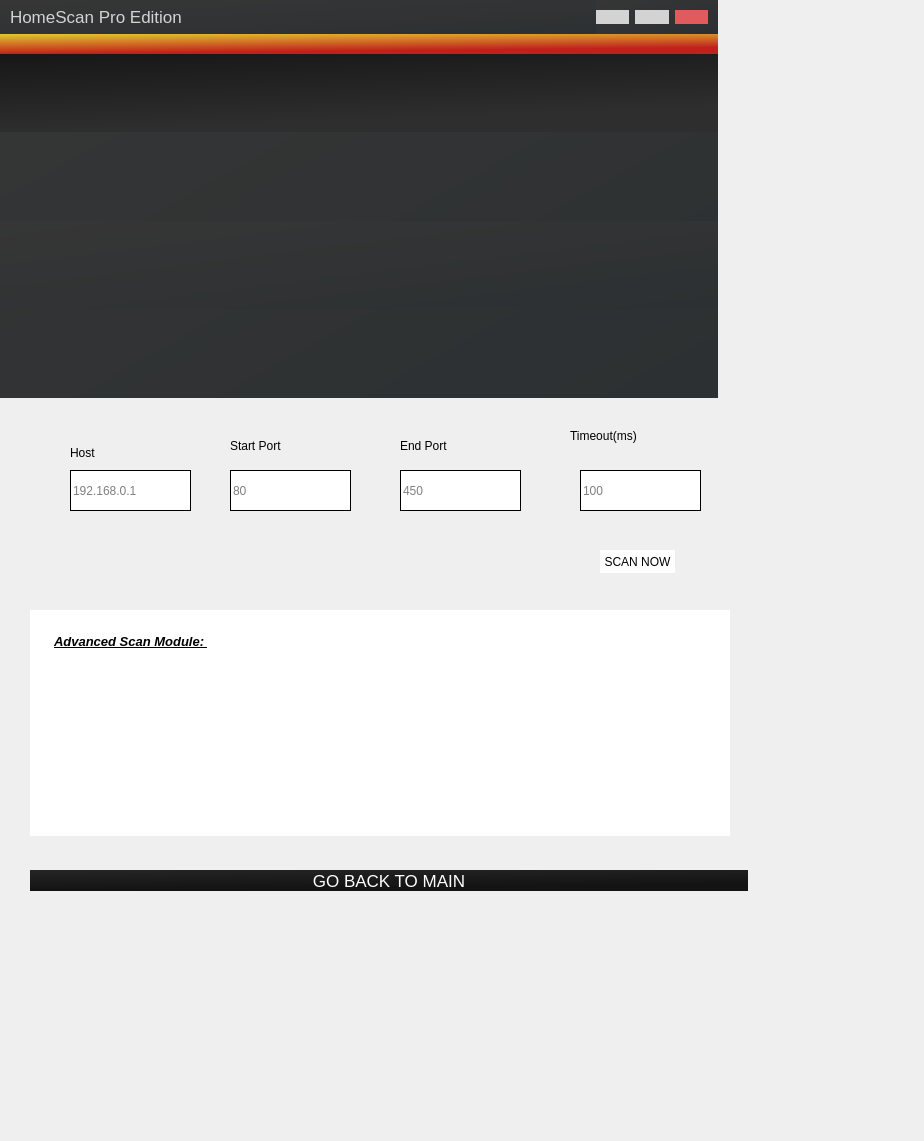
<?xml version="1.0" encoding="UTF-8"?>
<ui version="4.0">
 <class>MainWindow</class>
 <widget class="QMainWindow" name="MainWindow">
  <property name="geometry">
   <rect>
    <x>0</x>
    <y>0</y>
    <width>924</width>
    <height>1141</height>
   </rect>
  </property>
  <property name="windowTitle">
   <string>MainWindow</string>
  </property>
  <property name="styleSheet">
   <string notr="true">border: unset;</string>
  </property>
  <widget class="QWidget" name="app">
   <widget class="QFrame" name="main">
    <property name="geometry">
     <rect>
      <x>0</x>
      <y>0</y>
      <width>718</width>
      <height>398</height>
     </rect>
    </property>
    <property name="styleSheet">
     <string notr="true">background:qlineargradient(spread:pad, x1:0, y1:0, x2:1, y2:1, stop:0 rgba(54, 54, 54, 255), stop:1 rgba(44, 48, 50, 255))</string>
    </property>
    <property name="frameShape">
     <enum>QFrame::StyledPanel</enum>
    </property>
    <property name="frameShadow">
     <enum>QFrame::Raised</enum>
    </property>
    <layout class="QVBoxLayout" name="verticalLayout">
     <property name="spacing">
      <number>0</number>
     </property>
     <property name="leftMargin">
      <number>0</number>
     </property>
     <property name="topMargin">
      <number>0</number>
     </property>
     <property name="rightMargin">
      <number>0</number>
     </property>
     <property name="bottomMargin">
      <number>0</number>
     </property>
     <item>
      <widget class="QFrame" name="name_and_tabs">
       <property name="enabled">
        <bool>true</bool>
       </property>
       <property name="maximumSize">
        <size>
         <width>16777215</width>
         <height>34</height>
        </size>
       </property>
       <property name="styleSheet">
        <string notr="true"/>
       </property>
       <property name="frameShape">
        <enum>QFrame::StyledPanel</enum>
       </property>
       <property name="frameShadow">
        <enum>QFrame::Raised</enum>
       </property>
       <layout class="QHBoxLayout" name="horizontalLayout_7">
        <property name="leftMargin">
         <number>0</number>
        </property>
        <property name="topMargin">
         <number>0</number>
        </property>
        <property name="rightMargin">
         <number>0</number>
        </property>
        <property name="bottomMargin">
         <number>0</number>
        </property>
        <item>
         <layout class="QHBoxLayout" name="horizontalLayout_3">
          <property name="leftMargin">
           <number>10</number>
          </property>
          <property name="rightMargin">
           <number>10</number>
          </property>
          <property name="bottomMargin">
           <number>0</number>
          </property>
          <item>
           <widget class="QLabel" name="label">
            <property name="styleSheet">
             <string notr="true">border:none;background: none;
color:lightgray;
font-size:17px;</string>
            </property>
            <property name="text">
             <string>HomeScan Pro Edition</string>
            </property>
           </widget>
          </item>
          <item>
           <widget class="QFrame" name="frame_12">
            <property name="minimumSize">
             <size>
              <width>30</width>
              <height>0</height>
             </size>
            </property>
            <property name="maximumSize">
             <size>
              <width>112</width>
              <height>16777215</height>
             </size>
            </property>
            <property name="frameShape">
             <enum>QFrame::StyledPanel</enum>
            </property>
            <property name="frameShadow">
             <enum>QFrame::Raised</enum>
            </property>
            <layout class="QHBoxLayout" name="horizontalLayout_9">
             <property name="leftMargin">
              <number>0</number>
             </property>
             <property name="topMargin">
              <number>0</number>
             </property>
             <property name="rightMargin">
              <number>0</number>
             </property>
             <property name="bottomMargin">
              <number>0</number>
             </property>
             <item>
              <widget class="QPushButton" name="min">
               <property name="styleSheet">
                <string notr="true">background-color: lightgray;
border: none;
top:0;border-radius: 0;
width:30px;</string>
               </property>
               <property name="text">
                <string/>
               </property>
               <property name="icon">
                <iconset>
                 <normaloff>assets/minus.svg</normaloff>assets/minus.svg</iconset>
               </property>
              </widget>
             </item>
             <item>
              <widget class="QPushButton" name="full">
               <property name="styleSheet">
                <string notr="true">background-color: lightgray;
border: none;
top:0;border-radius: 0;</string>
               </property>
               <property name="text">
                <string/>
               </property>
               <property name="icon">
                <iconset>
                 <normaloff>assets/square.svg</normaloff>assets/square.svg</iconset>
               </property>
              </widget>
             </item>
             <item>
              <widget class="QPushButton" name="exit">
               <property name="styleSheet">
                <string notr="true">background-color: #e15b5d;
border: none;
top:0;border-radius: 0;
margin-top:0px;</string>
               </property>
               <property name="text">
                <string/>
               </property>
               <property name="icon">
                <iconset>
                 <normaloff>assets/x.svg</normaloff>assets/x.svg</iconset>
               </property>
              </widget>
             </item>
            </layout>
           </widget>
          </item>
         </layout>
        </item>
       </layout>
      </widget>
     </item>
     <item>
      <widget class="QFrame" name="color_bar">
       <property name="minimumSize">
        <size>
         <width>0</width>
         <height>20</height>
        </size>
       </property>
       <property name="maximumSize">
        <size>
         <width>16777215</width>
         <height>20</height>
        </size>
       </property>
       <property name="styleSheet">
        <string notr="true">background-color: qlineargradient(spread:pad, x1:0, y1:0, x2:0.306, y2:0.909091, stop:0.00568182 rgba(227, 198, 43, 255), stop:1 rgba(191, 32, 32, 255))</string>
       </property>
       <property name="frameShape">
        <enum>QFrame::StyledPanel</enum>
       </property>
       <property name="frameShadow">
        <enum>QFrame::Raised</enum>
       </property>
      </widget>
     </item>
     <item>
      <widget class="QFrame" name="logo_menu">
       <property name="maximumSize">
        <size>
         <width>16777215</width>
         <height>78</height>
        </size>
       </property>
       <property name="styleSheet">
        <string notr="true">background: qlineargradient(spread:pad, x1:0, y1:0, x2:0.306, y2:0.909091, stop:0 rgba(23, 23, 23, 255), stop:1 rgba(46, 46, 46, 255));</string>
       </property>
       <property name="frameShape">
        <enum>QFrame::StyledPanel</enum>
       </property>
       <property name="frameShadow">
        <enum>QFrame::Raised</enum>
       </property>
       <layout class="QHBoxLayout" name="horizontalLayout_4">
        <item>
         <widget class="QLabel" name="label_2">
          <property name="maximumSize">
           <size>
            <width>331</width>
            <height>61</height>
           </size>
          </property>
          <property name="styleSheet">
           <string notr="true">background:none;</string>
          </property>
          <property name="text">
           <string/>
          </property>
          <property name="pixmap">
           <pixmap>assets/logo.png</pixmap>
          </property>
          <property name="scaledContents">
           <bool>true</bool>
          </property>
         </widget>
        </item>
       </layout>
      </widget>
     </item>
     <item>
      <widget class="QLabel" name="label_7">
       <property name="styleSheet">
        <string notr="true">color: white;
border: 20px;
top:0;
border: none;
background: none;
font-size: 19px;</string>
       </property>
       <property name="text">
        <string/>
       </property>
       <property name="pixmap">
        <pixmap>assets/qt.png</pixmap>
       </property>
      </widget>
     </item>
     <item>
      <widget class="QFrame" name="frame">
       <property name="frameShape">
        <enum>QFrame::StyledPanel</enum>
       </property>
       <property name="frameShadow">
        <enum>QFrame::Raised</enum>
       </property>
       <layout class="QHBoxLayout" name="horizontalLayout_10"/>
      </widget>
     </item>
     <item alignment="Qt::AlignBottom">
      <widget class="QFrame" name="footer">
       <property name="styleSheet">
        <string notr="true">background:none;
border:none;</string>
       </property>
       <property name="frameShape">
        <enum>QFrame::StyledPanel</enum>
       </property>
       <property name="frameShadow">
        <enum>QFrame::Raised</enum>
       </property>
       <layout class="QVBoxLayout" name="verticalLayout_6">
        <item alignment="Qt::AlignHCenter|Qt::AlignBottom">
         <widget class="QFrame" name="frame_9">
          <property name="minimumSize">
           <size>
            <width>700</width>
            <height>0</height>
           </size>
          </property>
          <property name="maximumSize">
           <size>
            <width>728</width>
            <height>16777215</height>
           </size>
          </property>
          <property name="styleSheet">
           <string notr="true">background: none;
border:none;</string>
          </property>
          <property name="frameShape">
           <enum>QFrame::StyledPanel</enum>
          </property>
          <property name="frameShadow">
           <enum>QFrame::Raised</enum>
          </property>
          <layout class="QVBoxLayout" name="verticalLayout_7">
           <property name="leftMargin">
            <number>0</number>
           </property>
           <property name="topMargin">
            <number>0</number>
           </property>
           <property name="rightMargin">
            <number>0</number>
           </property>
           <property name="bottomMargin">
            <number>0</number>
           </property>
          </layout>
         </widget>
        </item>
       </layout>
      </widget>
     </item>
    </layout>
   </widget>
   <widget class="QLabel" name="label_3">
    <property name="geometry">
     <rect>
      <x>70</x>
      <y>437</y>
      <width>121</width>
      <height>31</height>
     </rect>
    </property>
    <property name="styleSheet">
     <string notr="true"/>
    </property>
    <property name="text">
     <string>Host</string>
    </property>
   </widget>
   <widget class="QLineEdit" name="lineEdit">
    <property name="geometry">
     <rect>
      <x>70</x>
      <y>470</y>
      <width>121</width>
      <height>41</height>
     </rect>
    </property>
    <property name="styleSheet">
     <string notr="true">background:white;
border: 1px solid black;</string>
    </property>
    <property name="placeholderText">
     <string>192.168.0.1</string>
    </property>
   </widget>
   <widget class="QLineEdit" name="lineEdit_2">
    <property name="geometry">
     <rect>
      <x>230</x>
      <y>470</y>
      <width>121</width>
      <height>41</height>
     </rect>
    </property>
    <property name="styleSheet">
     <string notr="true">background:white;
border: 1px solid black;</string>
    </property>
    <property name="placeholderText">
     <string>80</string>
    </property>
   </widget>
   <widget class="QLineEdit" name="lineEdit_3">
    <property name="geometry">
     <rect>
      <x>400</x>
      <y>470</y>
      <width>121</width>
      <height>41</height>
     </rect>
    </property>
    <property name="styleSheet">
     <string notr="true">background:white;
border: 1px solid black;</string>
    </property>
    <property name="placeholderText">
     <string>450</string>
    </property>
   </widget>
   <widget class="QLineEdit" name="lineEdit_4">
    <property name="geometry">
     <rect>
      <x>580</x>
      <y>470</y>
      <width>121</width>
      <height>41</height>
     </rect>
    </property>
    <property name="styleSheet">
     <string notr="true">background:white;
border: 1px solid black;</string>
    </property>
    <property name="placeholderText">
     <string>100</string>
    </property>
   </widget>
   <widget class="QLabel" name="label_4">
    <property name="geometry">
     <rect>
      <x>230</x>
      <y>430</y>
      <width>121</width>
      <height>31</height>
     </rect>
    </property>
    <property name="styleSheet">
     <string notr="true"/>
    </property>
    <property name="text">
     <string>Start Port</string>
    </property>
   </widget>
   <widget class="QLabel" name="label_6">
    <property name="geometry">
     <rect>
      <x>400</x>
      <y>430</y>
      <width>121</width>
      <height>31</height>
     </rect>
    </property>
    <property name="styleSheet">
     <string notr="true"/>
    </property>
    <property name="text">
     <string>End Port</string>
    </property>
   </widget>
   <widget class="QLabel" name="label_8">
    <property name="geometry">
     <rect>
      <x>570</x>
      <y>420</y>
      <width>121</width>
      <height>31</height>
     </rect>
    </property>
    <property name="styleSheet">
     <string notr="true"/>
    </property>
    <property name="text">
     <string>Timeout(ms)</string>
    </property>
   </widget>
   <widget class="QPushButton" name="pushButton">
    <property name="geometry">
     <rect>
      <x>600</x>
      <y>550</y>
      <width>75</width>
      <height>23</height>
     </rect>
    </property>
    <property name="styleSheet">
     <string notr="true">background:white;</string>
    </property>
    <property name="text">
     <string>SCAN NOW</string>
    </property>
   </widget>
   <widget class="QTextEdit" name="textEdit">
    <property name="geometry">
     <rect>
      <x>30</x>
      <y>610</y>
      <width>700</width>
      <height>226</height>
     </rect>
    </property>
    <property name="minimumSize">
     <size>
      <width>400</width>
      <height>0</height>
     </size>
    </property>
    <property name="maximumSize">
     <size>
      <width>700</width>
      <height>16777215</height>
     </size>
    </property>
    <property name="styleSheet">
     <string notr="true">background: white;
color: black;
padding: 20px;</string>
    </property>
    <property name="html">
     <string>&lt;!DOCTYPE HTML PUBLIC &quot;-//W3C//DTD HTML 4.0//EN&quot; &quot;http://www.w3.org/TR/REC-html40/strict.dtd&quot;&gt;
&lt;html&gt;&lt;head&gt;&lt;meta name=&quot;qrichtext&quot; content=&quot;1&quot; /&gt;&lt;style type=&quot;text/css&quot;&gt;
p, li { white-space: pre-wrap; }
&lt;/style&gt;&lt;/head&gt;&lt;body style=&quot; font-family:'MS Shell Dlg 2'; font-size:8.25pt; font-weight:400; font-style:normal;&quot;&gt;
&lt;p style=&quot; margin-top:0px; margin-bottom:0px; margin-left:0px; margin-right:0px; -qt-block-indent:0; text-indent:0px;&quot;&gt;&lt;span style=&quot; font-size:10pt; font-weight:600; font-style:italic; text-decoration: underline;&quot;&gt;Advanced Scan Module: &lt;/span&gt;&lt;/p&gt;
&lt;p style=&quot;-qt-paragraph-type:empty; margin-top:0px; margin-bottom:0px; margin-left:0px; margin-right:0px; -qt-block-indent:0; text-indent:0px; font-size:10pt; font-weight:600; font-style:italic; text-decoration: underline;&quot;&gt;&lt;br /&gt;&lt;/p&gt;
&lt;p style=&quot;-qt-paragraph-type:empty; margin-top:0px; margin-bottom:0px; margin-left:0px; margin-right:0px; -qt-block-indent:0; text-indent:0px; font-size:10pt; font-weight:600; font-style:italic; text-decoration: underline;&quot;&gt;&lt;br /&gt;&lt;/p&gt;&lt;/body&gt;&lt;/html&gt;</string>
    </property>
   </widget>
   <widget class="QPushButton" name="pushButton_14">
    <property name="geometry">
     <rect>
      <x>30</x>
      <y>870</y>
      <width>718</width>
      <height>21</height>
     </rect>
    </property>
    <property name="styleSheet">
     <string notr="true">background-color:qlineargradient(spread:pad, x1:0, y1:0, x2:0.306, y2:0.909091, stop:0 rgba(37, 37, 37, 255), stop:1 rgba(19, 19, 19, 255));
color:rgb(255, 255, 255);
font-size:17px;
border:none;</string>
    </property>
    <property name="text">
     <string>GO BACK TO MAIN</string>
    </property>
    <property name="icon">
     <iconset>
      <normaloff>../assets/back.png</normaloff>../assets/back.png</iconset>
    </property>
   </widget>
  </widget>
 </widget>
 <resources/>
 <connections/>
</ui>
